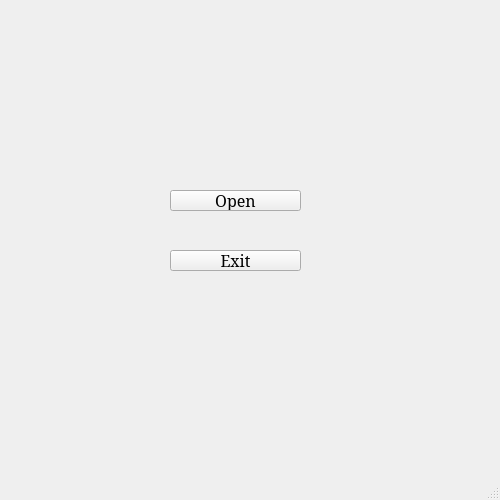
<?xml version="1.0" encoding="UTF-8"?>
<ui version="4.0">
 <class>MainWindow</class>
 <widget class="QMainWindow" name="MainWindow">
  <property name="geometry">
   <rect>
    <x>0</x>
    <y>0</y>
    <width>500</width>
    <height>500</height>
   </rect>
  </property>
  <property name="minimumSize">
   <size>
    <width>500</width>
    <height>500</height>
   </size>
  </property>
  <property name="maximumSize">
   <size>
    <width>500</width>
    <height>500</height>
   </size>
  </property>
  <property name="windowTitle">
   <string>MainWindow</string>
  </property>
  <widget class="QWidget" name="centralwidget">
   <widget class="QPushButton" name="pushButton">
    <property name="geometry">
     <rect>
      <x>170</x>
      <y>190</y>
      <width>131</width>
      <height>21</height>
     </rect>
    </property>
    <property name="font">
     <font>
      <family>MS Serif</family>
      <pointsize>12</pointsize>
     </font>
    </property>
    <property name="text">
     <string>Open</string>
    </property>
   </widget>
   <widget class="QPushButton" name="pushButton_2">
    <property name="geometry">
     <rect>
      <x>170</x>
      <y>250</y>
      <width>131</width>
      <height>21</height>
     </rect>
    </property>
    <property name="font">
     <font>
      <family>MS Serif</family>
      <pointsize>12</pointsize>
     </font>
    </property>
    <property name="text">
     <string>Exit</string>
    </property>
    <property name="autoExclusive">
     <bool>false</bool>
    </property>
   </widget>
  </widget>
  <widget class="QMenuBar" name="menubar">
   <property name="geometry">
    <rect>
     <x>0</x>
     <y>0</y>
     <width>500</width>
     <height>18</height>
    </rect>
   </property>
  </widget>
  <widget class="QStatusBar" name="statusbar"/>
 </widget>
 <resources/>
 <connections/>
</ui>
